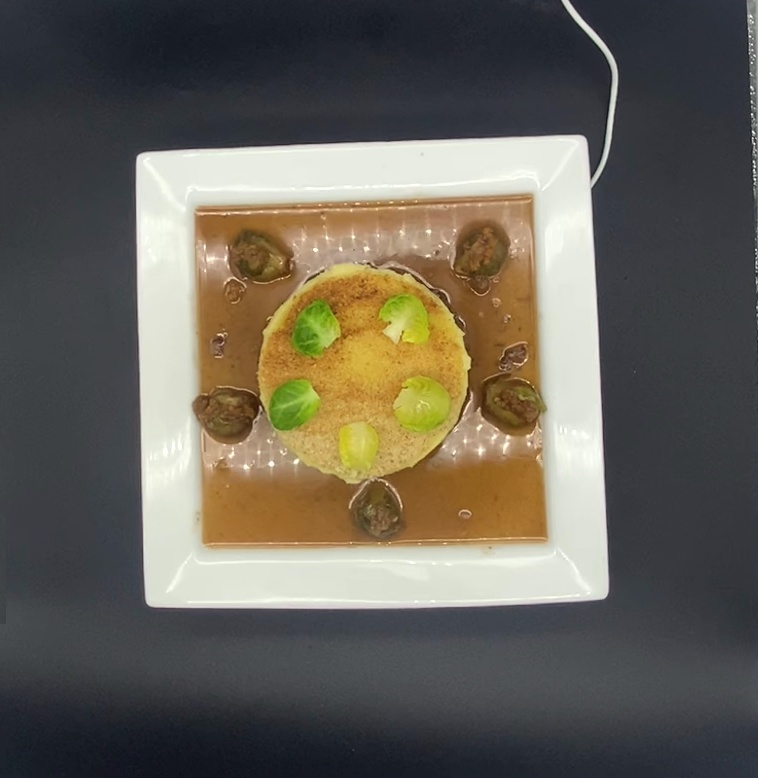
#> input picture data/raw/Parmentier/Chef.jpg, 758 x 778 px, found by its file name
$ python Transformaciones.py
#> lines starting #> are read from the running program, lines starting #| are printed output that depends on the picture
#> further down, image is the input picture: shape (778, 758, 3); mean B, G, R 87.9, 97.9, 102.8
import cv2
import numpy as np
import os
import random

# ---------------------------------------
# CONFIGURACIÓN DE RUTAS
# ---------------------------------------
IMAGE_PATHS = {
    "chef":   "/home/ubuntu22/Documentos/proyecto-integrador/frames/Parmentier/Chef.jpg",
    "bueno":  "/home/ubuntu22/Documentos/proyecto-integrador/frames/Parmentier/Im_anteriores/BuenoPA.jpg",
    "malo":   "/home/ubuntu22/Documentos/proyecto-integrador/frames/Parmentier/Im_anteriores/MaloPA.jpg",
    "feo":    "/home/ubuntu22/Documentos/proyecto-integrador/frames/Parmentier/Im_anteriores/FeoPA.jpg",
}

OUTPUT_ROOT = "imagenes_transformadas_controladas"
N_VERSIONS = 3  # número de transformaciones por imagen

os.makedirs(OUTPUT_ROOT, exist_ok=True)


# ---------------------------------------
# FUNCIONES DE TRANSFORMACIÓN
# ---------------------------------------

def aplicar_transformacion_controlada(image, params):
    """Aplica las transformaciones controladas a la imagen según los parámetros dados."""
    transformed = image.copy()

    # Brillo y contraste
    alpha = params['alpha']
    beta = params['beta']
    transformed = cv2.convertScaleAbs(transformed, alpha=alpha, beta=beta)
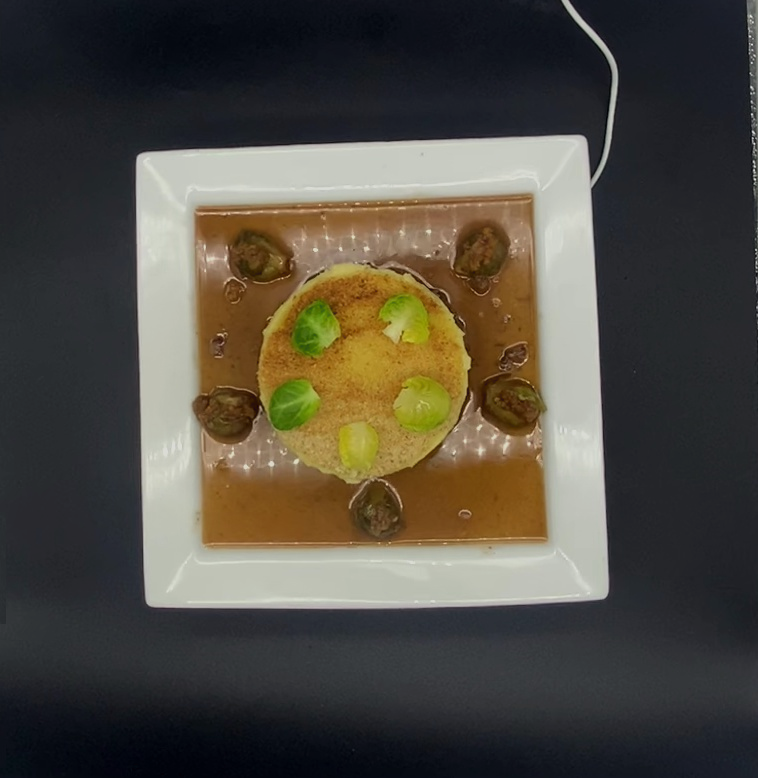
#> transformed: shape (778, 758, 3); mean B, G, R 65.5, 74.8, 79.3

    # Gamma
    gamma = params['gamma']
    invGamma = 1.0 / gamma
    table = np.array([(i / 255.0) ** invGamma * 255 for i in np.arange(256)]).astype("uint8")
    transformed = cv2.LUT(transformed, table)

    # Rotación leve
    angle = params['angle']
    h, w = transformed.shape[:2]
#> h = 778; w = 758
    M = cv2.getRotationMatrix2D((w / 2, h / 2), angle, 1)
    transformed = cv2.warpAffine(transformed, M, (w, h), borderMode=cv2.BORDER_REFLECT)

    # Ruido gaussiano
    sigma = params['sigma']
    gauss = np.random.normal(0, sigma, transformed.shape).astype('float32')
    noisy = np.clip(transformed.astype('float32') + gauss, 0, 255).astype('uint8')

    return noisy


def generar_parametros_controlados(seed):
    """Genera un conjunto de parámetros reproducibles según una semilla."""
    random.seed(seed)
    np.random.seed(seed)

    return {
        'alpha': random.uniform(0.9, 1.1),   # contraste
        'beta': random.randint(-20, 20),     # brillo
        'gamma': random.uniform(0.9, 1.1),   # iluminación global
        'angle': random.uniform(-4, 4),      # rotación
        'sigma': random.uniform(5, 10)       # ruido
    }


# ---------------------------------------
# PROCESAMIENTO PRINCIPAL
# ---------------------------------------
for version_idx in range(1, N_VERSIONS + 1):
    print(f"\n=== Generando versión controlada {version_idx} ===")
    params = generar_parametros_controlados(seed=version_idx)  # semilla fija

    for nombre, ruta in IMAGE_PATHS.items():
        image = cv2.imread(ruta)
        if image is None:
            print(f"⚠️ No se pudo cargar la imagen en: {ruta}")
            continue

        carpeta_salida = os.path.join(OUTPUT_ROOT, nombre)
        os.makedirs(carpeta_salida, exist_ok=True)

        # Guardar original solo una vez
        if version_idx == 1:
            cv2.imwrite(os.path.join(carpeta_salida, f"{nombre}_original.jpg"), image)

        # Aplicar transformaciones con los mismos parámetros
        transformed = aplicar_transformacion_controlada(image, params)
        output_path = os.path.join(carpeta_salida, f"{nombre}_version_{version_idx}.jpg")
        cv2.imwrite(output_path, transformed)
        print(f"  → {nombre}_version_{version_idx}.jpg generada con los mismos parámetros")

print("\n✅ Transformaciones controladas completadas con éxito.")
